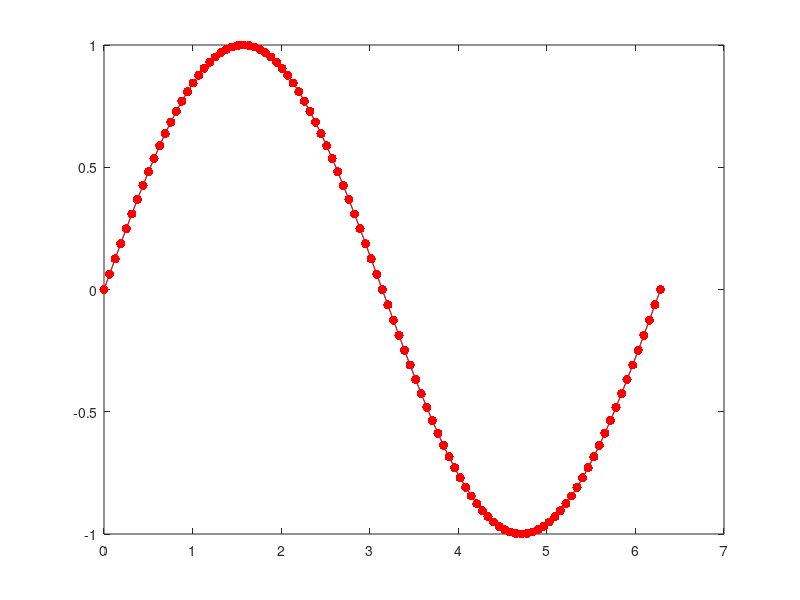

Here is the MATLAB script that generated this plot:
clear all
clc
x=0:pi/50:2*pi;
y=sin(x);
plot(x,y)
h=line(x,y,'color','r','marker','.','markersize',20);
axesValue=axis;
for i=1:10
for jj=1:length(x)
  %set(h,'xdata',x(jj),'ydata',y(jj));
    axis(axesValue);
    drawnow
    pause(0.1)
end
end
